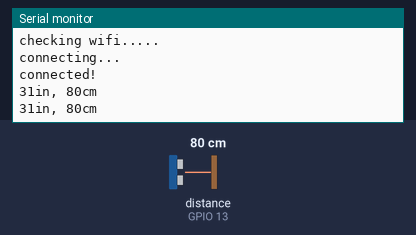
Recording of a sketch running on a simulated ESP8266 (NodeMCU). On the bench: the last lines printed to the serial monitor. Wiring (inferred from the names in the program): ultrasonic range finder: trigger GPIO 12; echo GPIO 13. The test bench sets the inputs (shaded band); at power-on: distance to the obstacle (sensor on GPIO 13) 80 cm. The echo pulse lasts 58.3 µs per cm; WiFi joins after 1.5 s; servers stay silent unless stated; no MQTT or app messages arrive unless stated.

Above: at 3.2 s.
3.3 s: distance to the obstacle (sensor on GPIO 13) set to 2 cm
At 4.6 s:
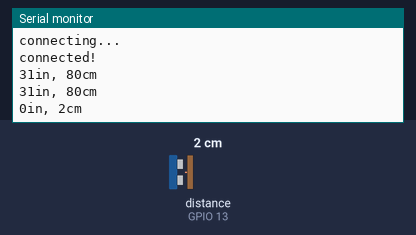
4.8 s: distance to the obstacle (sensor on GPIO 13) set to 4 cm
At 5.9 s:
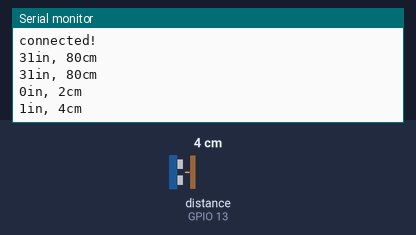
Timing chart, 0 to 7.8 s (numbered marks = the images above; inputs shaded):
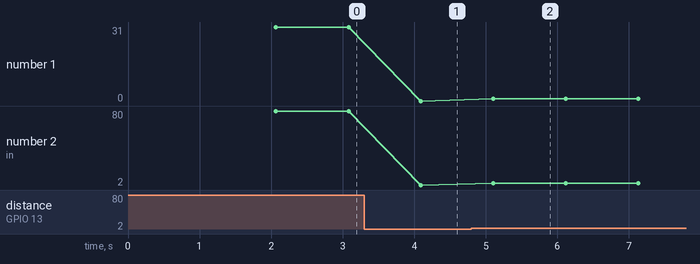

Measured:
- after the input at 3.3 s, the serial monitor: prints a new line after 0.80 s (image 1)
- after the input at 4.8 s, the serial monitor: prints a new line after 0.31 s (image 2)
- plotted number 1: 31 → 0 after the input at 3.3 s, 0 → 1 after the input at 4.8 s
- plotted number 2: 80 → 2 after the input at 3.3 s, 2 → 4 after the input at 4.8 s

The sketch:

MQTT_ultrasonic.ino
```cpp
// This example uses an Adafruit Huzzah ESP8266
// to connect to shiftr.io.
//
// You can check on your device after a successful
// connection here: https://shiftr.io/try.
//
// by Joël Gähwiler
// https://github.com/256dpi/arduino-mqtt

const int TRIG_PIN = 12;
const int ECHO_PIN = 13;

#include <ESP8266WiFi.h>
#include <MQTT.h>

const char ssid[] = "BTP-Gd.A-Barat-tenant";
const char pass[] = "bandung0708";

WiFiClient net;
MQTTClient client;

unsigned long lastMillis = 0;
long duration, distanceCm, distanceIn;

void connect() {
  Serial.print("checking wifi...");
  while (WiFi.status() != WL_CONNECTED) {
    Serial.print(".");
    delay(1000);
  }

  Serial.print("\nconnecting...");
  while (!client.connect("node1", "AccessNet", "accessnet")) {
    Serial.print(".");
    delay(1000);
  }

  Serial.println("\nconnected!");

  //client.subscribe("/hello");
  // client.unsubscribe("/hello");
}

/*void messageReceived(String &topic, String &payload) {
  Serial.println("incoming: " + topic + " - " + payload);
}*/

void setup() {
  Serial.begin(115200);
  WiFi.begin(ssid, pass);

  pinMode(TRIG_PIN,OUTPUT);
  pinMode(ECHO_PIN,INPUT);
  // Note: Local domain names (e.g. "Computer.local" on OSX) are not supported by Arduino.
  // You need to set the IP address directly.
  client.begin("128.199.141.4", net);
//  client.onMessage(messageReceived);

  connect();
}

void loop() {
  client.loop();
  delay(10);  // <- fixes some issues with WiFi stability

  if (!client.connected()) {
    connect();
  }

  // Give a short LOW pulse beforehand to ensure a clean HIGH pulse:
  digitalWrite(TRIG_PIN, LOW);
  delayMicroseconds(2);
  digitalWrite(TRIG_PIN, HIGH);
  delayMicroseconds(10);
  digitalWrite(TRIG_PIN, LOW);
  duration = pulseIn(ECHO_PIN,HIGH);

  // convert the time into a distance
  distanceCm = duration / 29.1 / 2 ;
  distanceIn = duration / 74 / 2;

  if (distanceCm <= 0){
    Serial.println("Out of range");
  }
  else {
    Serial.print(distanceIn);
    Serial.print("in, ");
    Serial.print(distanceCm);
    Serial.print("cm");
    Serial.println();
    client.publish("status", String(distanceCm));
  }
  delay(1000);
  //client.publish("ambil/in", String(distanceIn));

}
```
